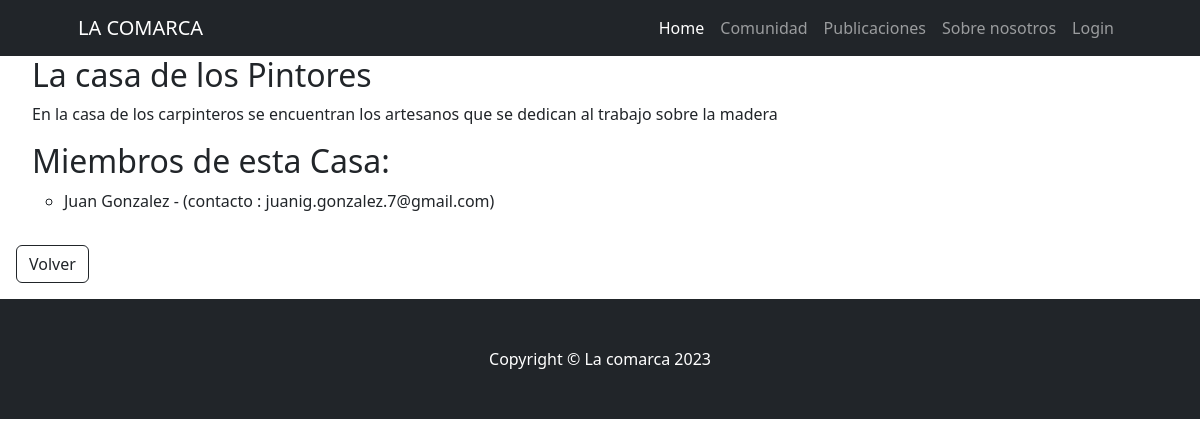
The app's page /comunidad/casascomunidad/detail/2 with its own data.
### comunidad/models.py (models this page shows, shortened)
class CasasComunidad(models.Model):
    nombre_casa = models.CharField(max_length=50)
    descripcion = models.CharField(max_length=500)
    class Meta:
        verbose_name = "Casa"
        verbose_name_plural = "Casas"

class Miembro(models.Model):
    nombre = models.CharField(max_length=50)
    apellido = models.CharField(max_length=50)
    nacimiento = models.DateField(null=True)
    profesion = models.CharField(max_length=50)
    email = models.EmailField(unique=True)
    casa_comarca = models.ForeignKey(CasasComunidad, on_delete=models.SET_NULL,null=True,blank=True, verbose_name="Hogar en la comarca")
    class Meta:
        verbose_name = "Miembro"
        verbose_name_plural = "Miembros"

### comunidad/views.py (the view)
# urls.py: path("casascomunidad/detail/<int:pk>", views.CasasComunidadDetail.as_view(), name="casascomunidad_detail"),
class CasasComunidadDetail(DetailView):
    model = models.CasasComunidad
    template_name = "comunidad/casascomunidad_detail.html"
    def get_context_data(self, **kwargs):
        context = super().get_context_data(**kwargs)
        casa = context['object']
        miembros = casa.miembro_set.all()
        context['miembros'] = miembros
        return context

### comunidad/templates/comunidad/casascomunidad_detail.html
{% extends 'home/base.html' %}
{% block content %}
    <ul>
        <h2>{{object.nombre_casa}}</h2>
        <p>{{object.descripcion}}</p>
        <h2>Miembros de esta Casa:</h2>
    <ul>
        {% for miembro in miembros %}
            <li>{{ miembro.nombre }} {{ miembro.apellido }} - (contacto : {{miembro.email}})</li>
        {% endfor %}
    </ul>
    </ul>
    <a class="btn btn-outline-dark m-3 m-3" href="{% url 'comunidad:casascomunidad_list' %}">Volver</a>
{% endblock content %}

### records on screen
CasasComunidad: nombre_casa "La casa de los Pintores", descripcion "En la casa de los carpinteros se encuentran los artesanos que se dedican al trabajo sobre la madera"
Miembro: nombre "Juan", apellido "Gonzalez", email "juanig.gonzalez.7@gmail.com"
